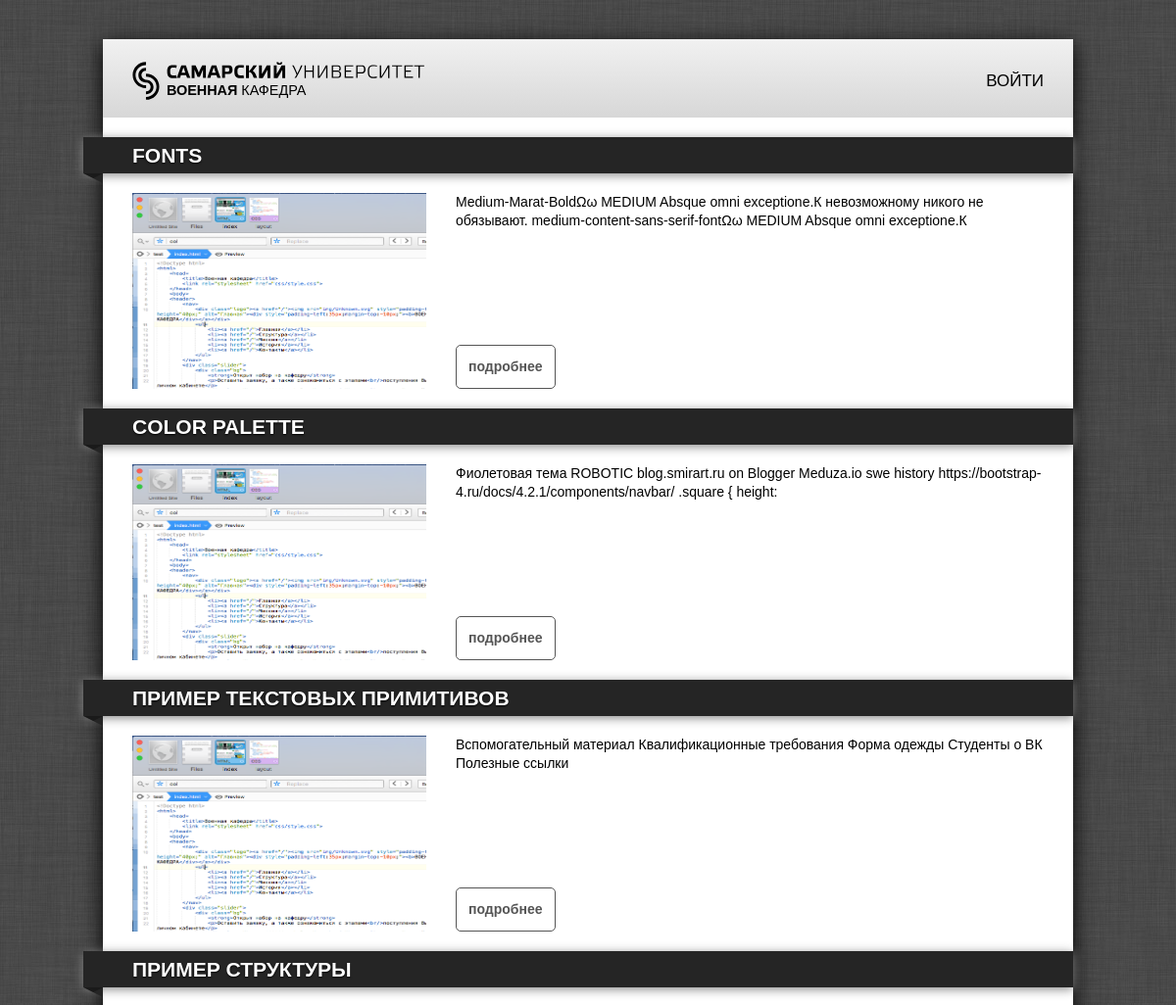
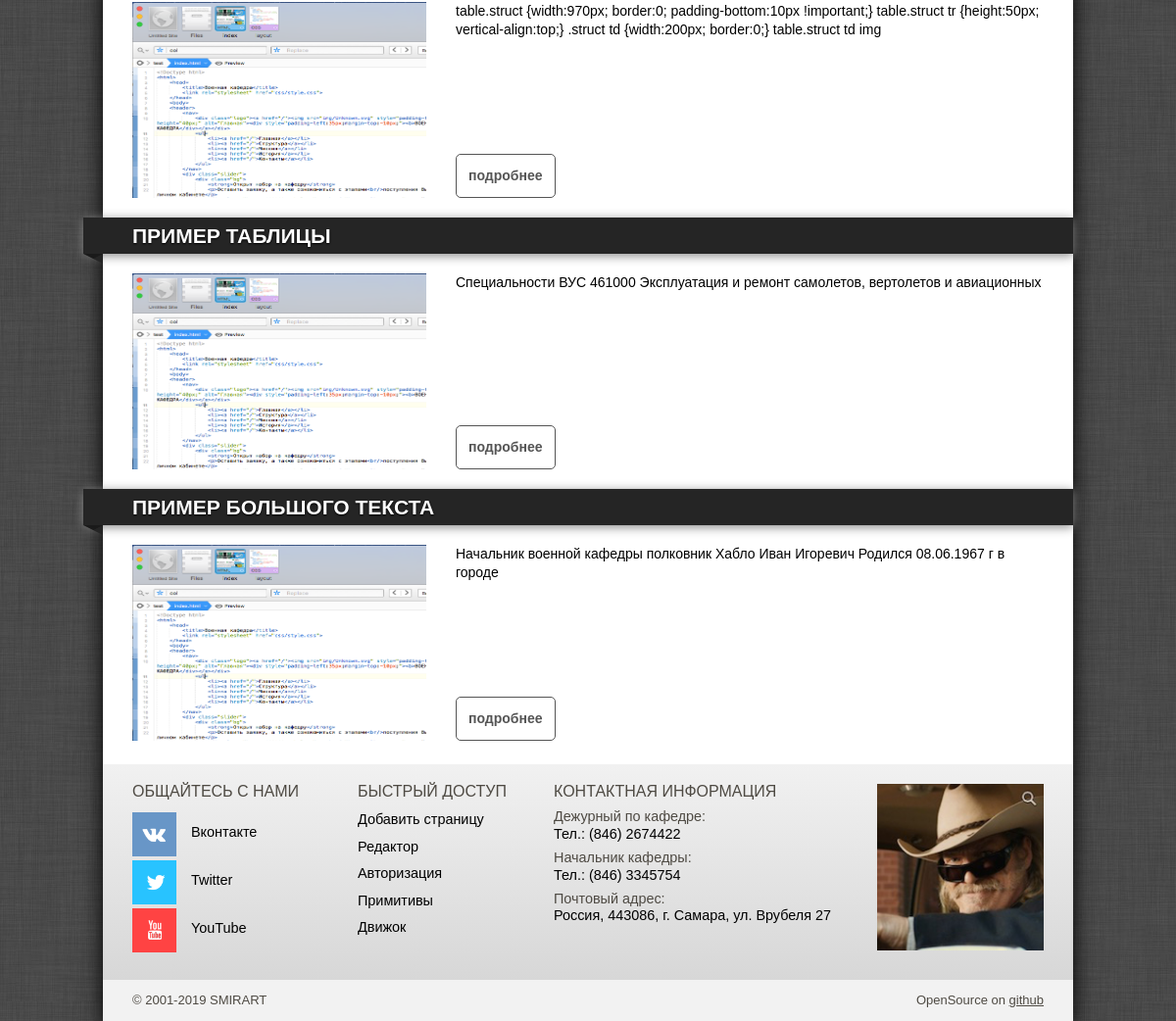
The app's page /primitives with its own data (2 pictures, top to bottom).
### tables this page shows
CREATE TABLE `pages` (
  `id` int(6) NOT NULL AUTO_INCREMENT,
  `parent` int(6) NOT NULL DEFAULT 0,
  `name` varchar(32) DEFAULT NULL,
  `text` text DEFAULT NULL,
  `template` int(11) NOT NULL DEFAULT 1,
  `link` varchar(32) NOT NULL DEFAULT '',
  `public_flag` tinyint(1) NOT NULL DEFAULT 1,
  PRIMARY KEY (`id`),
  UNIQUE KEY `link` (`link`)
);

### blocks/block-list.php (the view)
<article>
	<section>
<?
function show_page_as_item($_p_name, $_p_img, $_p_desc, $_p_link) {
?> <div class="page_as_item">
	<h1 class="tape"><?=$_p_name?></h1>
	<div class="page_preview">
		<img src="<?=$_p_img?>" />
		<p><?=$_p_desc?></p>
		<a href="<?=$_p_link?>">подробнее</a>
	</div>
</div> <?
}
$p_prnt = $page_id;
$p_tmpl = 1;
$pages_by_cond = $pdo->prepare("SELECT `pages`.`name`,`pages`.`text`,`pages`.`template`,`pages`.`public_flag`,`pages`.`link` FROM `pages` WHERE ( `pages`.`parent` = :page_prnt ) AND ( `pages`.`template` = :page_tmpl ) AND ( `pages`.`public_flag` = 1 OR :admin_flag );");
$pages_by_cond->bindValue(':page_prnt', $p_prnt, PDO::PARAM_INT);
$pages_by_cond->bindValue(':page_tmpl', $p_tmpl, PDO::PARAM_INT);
$pages_by_cond->bindValue(':admin_flag', $admin_flag, PDO::PARAM_INT);
$pages_by_cond->execute();
foreach($pages_by_cond as $_page) {
	$_string = strip_tags($_page['text']);
	$_string = substr($_string, 0, 200);
	$_string = rtrim($_string, "!,.-");
	$_string = substr($_string, 0, strrpos($_string, ' '));
	show_page_as_item($_page['name'], "img/assets/coda.png", $_string, $_page['link']);
}
?>
	</section>
</article>
<br/>

### css/layout.css (style rules this page uses)
body { width: 990px; background-color: #FFFFFF; -moz-box-shadow: 0 5px 21px #000; -webkit-box-shadow: 0 5px 21px #000; box-shadow: 0 5px 21px #000; margin-top:40px; display: inline-block; position: relative; left: 50%; margin-left: -495px; }
a { color:#000;text-decoration:none; }
article { margin: 0px 30px 0px 30px; }
h1 { font-size: 22px;font-weight: 400;padding: 14px 0px 2px 0px }
article p { font-size: 14px;line-height: 19px;text-indent: 0px; }
article div { font-size: 14px;line-height: 19px; }

### css/block-article.css (style rules this page uses)
body { font-family: sans-serif; font-size: .9em; }
section a { color:#679f33; text-decoration: underline; -moz-text-decoration-line: underline; }

### css/primitive-tape.css (style rules this page uses)
.tape { width:940px; margin-top: 20px !important; position: relative; line-height: 25px; font-size: 1.5em; font-weight: bold; text-transform: uppercase; color: #fff; padding: 6px 20px 6px 50px; margin: 0px 0px 10px -50px; background-color: #252525; text-shadow: 0px 1px 2px #000; -webkit-box-shadow: 0px 2px 10px #888; -moz-box-shadow: 0px 2px 10px #888; box-shadow: 0px 2px 10px #888; }
.tape:after { content: ' '; position: absolute; width: 0; height: 0; left: 0px; top: 100%; border-width: 5px 10px; border-style: solid; border-color: #1a1a1a #252525 transparent transparent; }

### css/block-list.css (style rules this page uses)
.page_preview { margin-top:20px; }
.page_preview img { width: 300px; max-height: 200px; padding-right: 30px; float: left; }
.page_preview p { width: 600px; float: left; height: 155px; display: block; }
.page_preview a { position: relative; display: table; margin-top: 157px; margin-left: 330px; padding: 12px; color: #555; font-weight: 600; border: 1px solid #555; border-radius: 5px; text-decoration: none; }

### records on screen
pages: name "FONTS", text "Medium-Marat-BoldΩω MEDIUM Absque omni exceptione.К невозможному никого не обязывают. medium-content-sans-serif-fontΩω MEDIUM Absque omni exceptione.К"
pages: name "COLOR PALETTE", text "Фиолетовая тема ROBOTIC blog.smirart.ru on Blogger Meduza.io swe history https://bootstrap-4.ru/docs/4.2.1/components/navbar/ .square { height:"
pages: name "ПРИМЕР ТЕКСТОВЫХ ПРИМИТИВОВ", text "Вспомогательный материал Квалификационные требования Форма одежды Студенты о ВК Полезные ссылки"
pages: name "ПРИМЕР СТРУКТУРЫ", text "table.struct {width:970px; border:0; padding-bottom:10px !important;} table.struct tr {height:50px; vertical-align:top;} .struct td {width:200px; border:0;} table.struct td img"
pages: name "ПРИМЕР ТАБЛИЦЫ", text "Специальности ВУС 461000 Эксплуатация и ремонт самолетов, вертолетов и авиационных"
pages: name "ПРИМЕР БОЛЬШОГО ТЕКСТА", text "Начальник военной кафедры полковник Хабло Иван Игоревич Родился 08.06.1967 г в городе"
